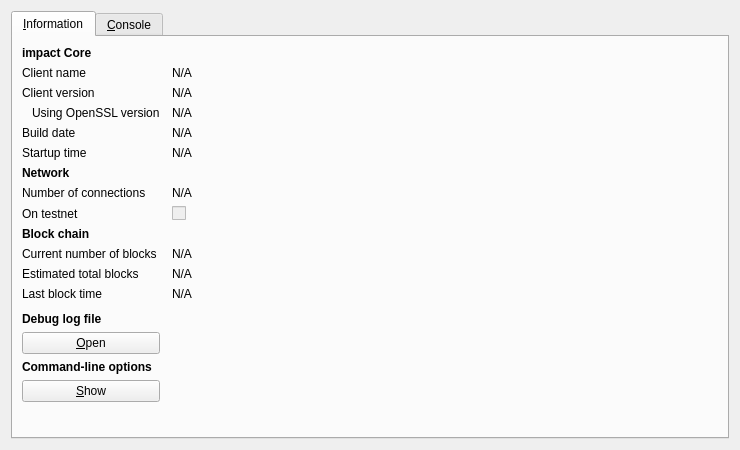
<?xml version="1.0" encoding="UTF-8"?>
<ui version="4.0">
 <class>RPCConsole</class>
 <widget class="QDialog" name="RPCConsole">
  <property name="geometry">
   <rect>
    <x>0</x>
    <y>0</y>
    <width>740</width>
    <height>450</height>
   </rect>
  </property>
  <property name="windowTitle">
   <string>impact - Debug window</string>
  </property>
  <layout class="QVBoxLayout" name="verticalLayout_2">
   <item>
    <widget class="QTabWidget" name="tabWidget">
     <property name="currentIndex">
      <number>0</number>
     </property>
     <widget class="QWidget" name="tab_info">
      <attribute name="title">
       <string>&amp;Information</string>
      </attribute>
      <layout class="QGridLayout" name="gridLayout" columnstretch="0,1">
       <property name="horizontalSpacing">
        <number>12</number>
       </property>
       <item row="0" column="0">
        <widget class="QLabel" name="label_9">
         <property name="font">
          <font>
           <weight>75</weight>
           <bold>true</bold>
          </font>
         </property>
         <property name="text">
          <string>impact Core</string>
         </property>
        </widget>
       </item>
       <item row="1" column="0">
        <widget class="QLabel" name="label_5">
         <property name="text">
          <string>Client name</string>
         </property>
        </widget>
       </item>
       <item row="1" column="1">
        <widget class="QLabel" name="clientName">
         <property name="cursor">
          <cursorShape>IBeamCursor</cursorShape>
         </property>
         <property name="text">
          <string>N/A</string>
         </property>
         <property name="textFormat">
          <enum>Qt::PlainText</enum>
         </property>
         <property name="textInteractionFlags">
          <set>Qt::LinksAccessibleByMouse|Qt::TextSelectableByKeyboard|Qt::TextSelectableByMouse</set>
         </property>
        </widget>
       </item>
       <item row="2" column="0">
        <widget class="QLabel" name="label_6">
         <property name="text">
          <string>Client version</string>
         </property>
        </widget>
       </item>
       <item row="2" column="1">
        <widget class="QLabel" name="clientVersion">
         <property name="cursor">
          <cursorShape>IBeamCursor</cursorShape>
         </property>
         <property name="text">
          <string>N/A</string>
         </property>
         <property name="textFormat">
          <enum>Qt::PlainText</enum>
         </property>
         <property name="textInteractionFlags">
          <set>Qt::LinksAccessibleByMouse|Qt::TextSelectableByKeyboard|Qt::TextSelectableByMouse</set>
         </property>
        </widget>
       </item>
       <item row="3" column="0">
        <widget class="QLabel" name="label_14">
         <property name="text">
          <string>Using OpenSSL version</string>
         </property>
         <property name="indent">
          <number>10</number>
         </property>
        </widget>
       </item>
       <item row="3" column="1">
        <widget class="QLabel" name="openSSLVersion">
         <property name="cursor">
          <cursorShape>IBeamCursor</cursorShape>
         </property>
         <property name="text">
          <string>N/A</string>
         </property>
         <property name="textFormat">
          <enum>Qt::PlainText</enum>
         </property>
         <property name="textInteractionFlags">
          <set>Qt::LinksAccessibleByMouse|Qt::TextSelectableByKeyboard|Qt::TextSelectableByMouse</set>
         </property>
        </widget>
       </item>
       <item row="4" column="0">
        <widget class="QLabel" name="label_12">
         <property name="text">
          <string>Build date</string>
         </property>
        </widget>
       </item>
       <item row="4" column="1">
        <widget class="QLabel" name="buildDate">
         <property name="cursor">
          <cursorShape>IBeamCursor</cursorShape>
         </property>
         <property name="text">
          <string>N/A</string>
         </property>
         <property name="textFormat">
          <enum>Qt::PlainText</enum>
         </property>
         <property name="textInteractionFlags">
          <set>Qt::LinksAccessibleByMouse|Qt::TextSelectableByKeyboard|Qt::TextSelectableByMouse</set>
         </property>
        </widget>
       </item>
       <item row="5" column="0">
        <widget class="QLabel" name="label_13">
         <property name="text">
          <string>Startup time</string>
         </property>
        </widget>
       </item>
       <item row="5" column="1">
        <widget class="QLabel" name="startupTime">
         <property name="cursor">
          <cursorShape>IBeamCursor</cursorShape>
         </property>
         <property name="text">
          <string>N/A</string>
         </property>
         <property name="textFormat">
          <enum>Qt::PlainText</enum>
         </property>
         <property name="textInteractionFlags">
          <set>Qt::LinksAccessibleByMouse|Qt::TextSelectableByKeyboard|Qt::TextSelectableByMouse</set>
         </property>
        </widget>
       </item>
       <item row="6" column="0">
        <widget class="QLabel" name="label_11">
         <property name="font">
          <font>
           <weight>75</weight>
           <bold>true</bold>
          </font>
         </property>
         <property name="text">
          <string>Network</string>
         </property>
        </widget>
       </item>
       <item row="7" column="0">
        <widget class="QLabel" name="label_7">
         <property name="text">
          <string>Number of connections</string>
         </property>
        </widget>
       </item>
       <item row="7" column="1">
        <widget class="QLabel" name="numberOfConnections">
         <property name="cursor">
          <cursorShape>IBeamCursor</cursorShape>
         </property>
         <property name="text">
          <string>N/A</string>
         </property>
         <property name="textFormat">
          <enum>Qt::PlainText</enum>
         </property>
         <property name="textInteractionFlags">
          <set>Qt::LinksAccessibleByMouse|Qt::TextSelectableByKeyboard|Qt::TextSelectableByMouse</set>
         </property>
        </widget>
       </item>
       <item row="8" column="0">
        <widget class="QLabel" name="label_8">
         <property name="text">
          <string>On testnet</string>
         </property>
        </widget>
       </item>
       <item row="8" column="1">
        <widget class="QCheckBox" name="isTestNet">
         <property name="enabled">
          <bool>false</bool>
         </property>
         <property name="text">
          <string/>
         </property>
        </widget>
       </item>
       <item row="9" column="0">
        <widget class="QLabel" name="label_10">
         <property name="font">
          <font>
           <weight>75</weight>
           <bold>true</bold>
          </font>
         </property>
         <property name="text">
          <string>Block chain</string>
         </property>
        </widget>
       </item>
       <item row="10" column="0">
        <widget class="QLabel" name="label_3">
         <property name="text">
          <string>Current number of blocks</string>
         </property>
        </widget>
       </item>
       <item row="10" column="1">
        <widget class="QLabel" name="numberOfBlocks">
         <property name="cursor">
          <cursorShape>IBeamCursor</cursorShape>
         </property>
         <property name="text">
          <string>N/A</string>
         </property>
         <property name="textFormat">
          <enum>Qt::PlainText</enum>
         </property>
         <property name="textInteractionFlags">
          <set>Qt::LinksAccessibleByMouse|Qt::TextSelectableByKeyboard|Qt::TextSelectableByMouse</set>
         </property>
        </widget>
       </item>
       <item row="11" column="0">
        <widget class="QLabel" name="label_4">
         <property name="text">
          <string>Estimated total blocks</string>
         </property>
        </widget>
       </item>
       <item row="11" column="1">
        <widget class="QLabel" name="totalBlocks">
         <property name="cursor">
          <cursorShape>IBeamCursor</cursorShape>
         </property>
         <property name="text">
          <string>N/A</string>
         </property>
         <property name="textFormat">
          <enum>Qt::PlainText</enum>
         </property>
         <property name="textInteractionFlags">
          <set>Qt::LinksAccessibleByMouse|Qt::TextSelectableByKeyboard|Qt::TextSelectableByMouse</set>
         </property>
        </widget>
       </item>
       <item row="12" column="0">
        <widget class="QLabel" name="label_2">
         <property name="text">
          <string>Last block time</string>
         </property>
        </widget>
       </item>
       <item row="12" column="1">
        <widget class="QLabel" name="lastBlockTime">
         <property name="cursor">
          <cursorShape>IBeamCursor</cursorShape>
         </property>
         <property name="text">
          <string>N/A</string>
         </property>
         <property name="textFormat">
          <enum>Qt::PlainText</enum>
         </property>
         <property name="textInteractionFlags">
          <set>Qt::LinksAccessibleByMouse|Qt::TextSelectableByKeyboard|Qt::TextSelectableByMouse</set>
         </property>
        </widget>
       </item>
       <item row="13" column="0">
        <spacer name="verticalSpacer_2">
         <property name="orientation">
          <enum>Qt::Vertical</enum>
         </property>
         <property name="sizeHint" stdset="0">
          <size>
           <width>20</width>
           <height>20</height>
          </size>
         </property>
        </spacer>
       </item>
       <item row="14" column="0">
        <widget class="QLabel" name="labelDebugLogfile">
         <property name="font">
          <font>
           <weight>75</weight>
           <bold>true</bold>
          </font>
         </property>
         <property name="text">
          <string>Debug log file</string>
         </property>
        </widget>
       </item>
       <item row="15" column="0">
        <widget class="QPushButton" name="openDebugLogfileButton">
         <property name="toolTip">
          <string>Open the impact debug log file from the current data directory. This can take a few seconds for large log files.</string>
         </property>
         <property name="text">
          <string>&amp;Open</string>
         </property>
         <property name="autoDefault">
          <bool>false</bool>
         </property>
        </widget>
       </item>
       <item row="16" column="0">
        <widget class="QLabel" name="labelCLOptions">
         <property name="font">
          <font>
           <weight>75</weight>
           <bold>true</bold>
          </font>
         </property>
         <property name="text">
          <string>Command-line options</string>
         </property>
        </widget>
       </item>
       <item row="17" column="0">
        <widget class="QPushButton" name="showCLOptionsButton">
         <property name="toolTip">
          <string>Show the impact-qt help message to get a list with possible impact command-line options.</string>
         </property>
         <property name="text">
          <string>&amp;Show</string>
         </property>
         <property name="autoDefault">
          <bool>false</bool>
         </property>
        </widget>
       </item>
       <item row="18" column="0">
        <spacer name="verticalSpacer">
         <property name="orientation">
          <enum>Qt::Vertical</enum>
         </property>
         <property name="sizeHint" stdset="0">
          <size>
           <width>20</width>
           <height>40</height>
          </size>
         </property>
        </spacer>
       </item>
      </layout>
     </widget>
     <widget class="QWidget" name="tab_console">
      <attribute name="title">
       <string>&amp;Console</string>
      </attribute>
      <layout class="QVBoxLayout" name="verticalLayout_3">
       <property name="spacing">
        <number>3</number>
       </property>
       <item>
        <widget class="QTextEdit" name="messagesWidget">
         <property name="minimumSize">
          <size>
           <width>0</width>
           <height>100</height>
          </size>
         </property>
         <property name="readOnly">
          <bool>true</bool>
         </property>
         <property name="tabKeyNavigation" stdset="0">
          <bool>false</bool>
         </property>
         <property name="columnCount" stdset="0">
          <number>2</number>
         </property>
        </widget>
       </item>
       <item>
        <layout class="QHBoxLayout" name="horizontalLayout">
         <property name="spacing">
          <number>3</number>
         </property>
         <item>
          <widget class="QLabel" name="label">
           <property name="text">
            <string notr="true">&gt;</string>
           </property>
          </widget>
         </item>
         <item>
          <widget class="QLineEdit" name="lineEdit"/>
         </item>
         <item>
          <widget class="QPushButton" name="clearButton">
           <property name="maximumSize">
            <size>
             <width>24</width>
             <height>24</height>
            </size>
           </property>
           <property name="toolTip">
            <string>Clear console</string>
           </property>
           <property name="text">
            <string/>
           </property>
           <property name="icon">
            <iconset resource="../bitcoin.qrc">
             <normaloff>:/icons/remove</normaloff>:/icons/remove</iconset>
           </property>
           <property name="shortcut">
            <string notr="true">Ctrl+L</string>
           </property>
           <property name="autoDefault">
            <bool>false</bool>
           </property>
          </widget>
         </item>
        </layout>
       </item>
      </layout>
     </widget>
    </widget>
   </item>
  </layout>
 </widget>
 <resources>
  <include location="../bitcoin.qrc"/>
 </resources>
 <connections/>
</ui>
